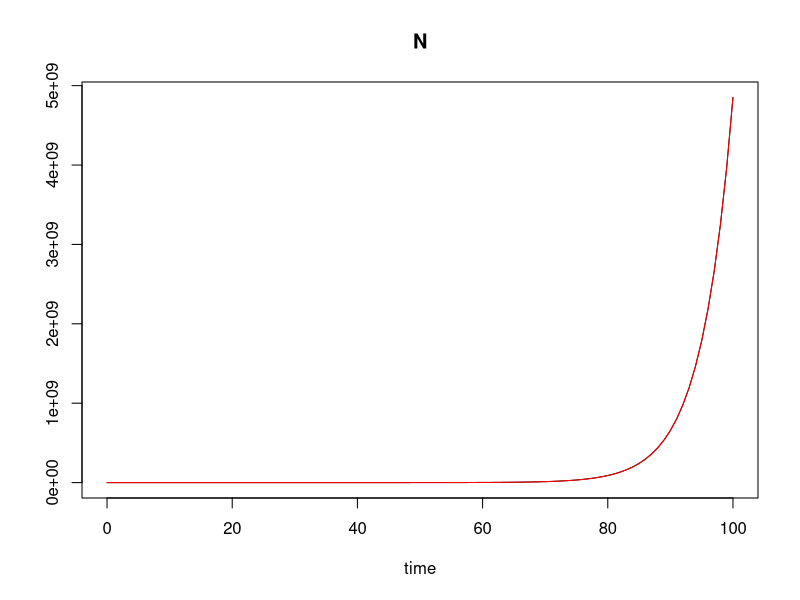
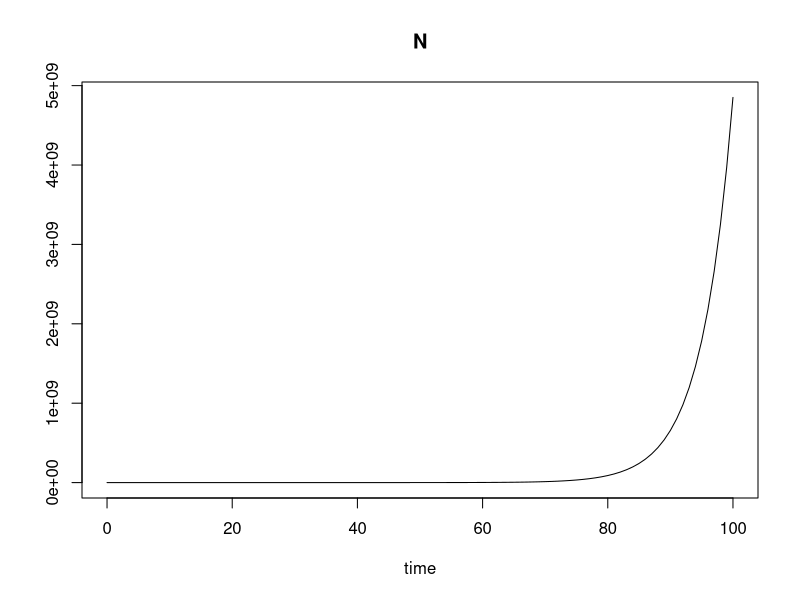
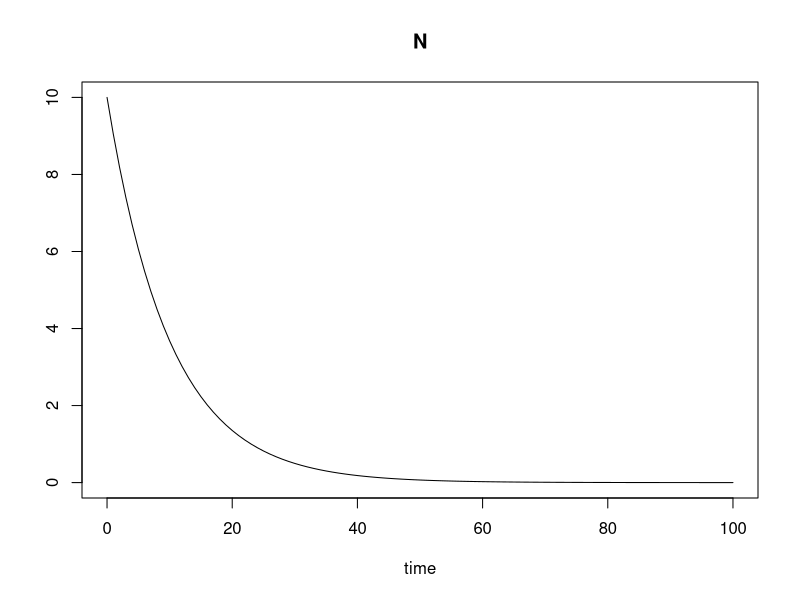
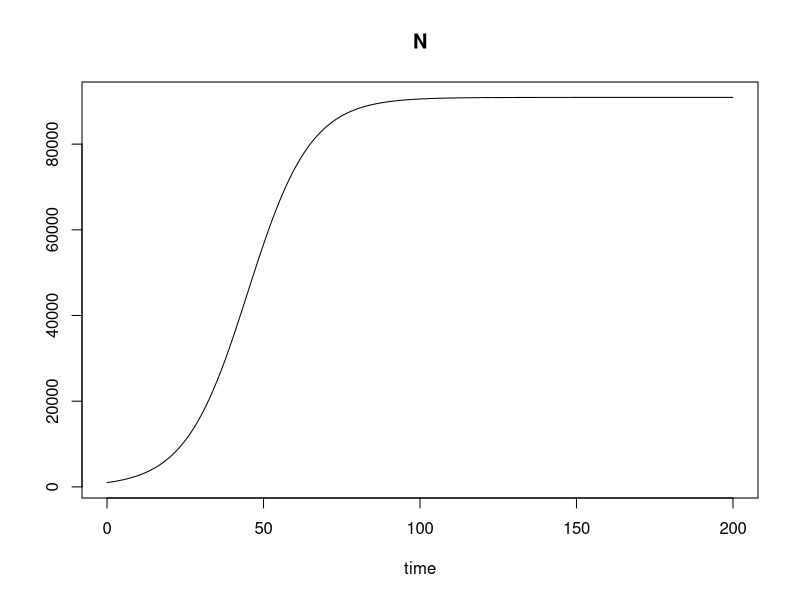
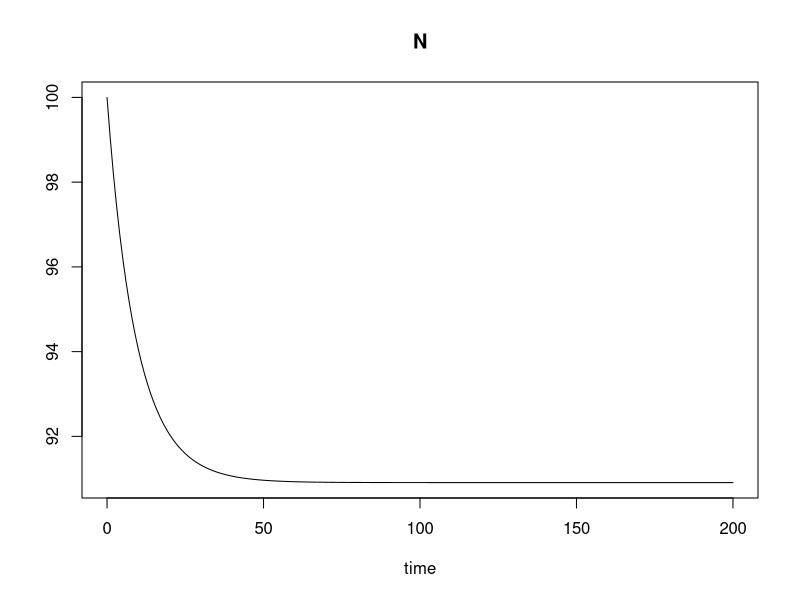
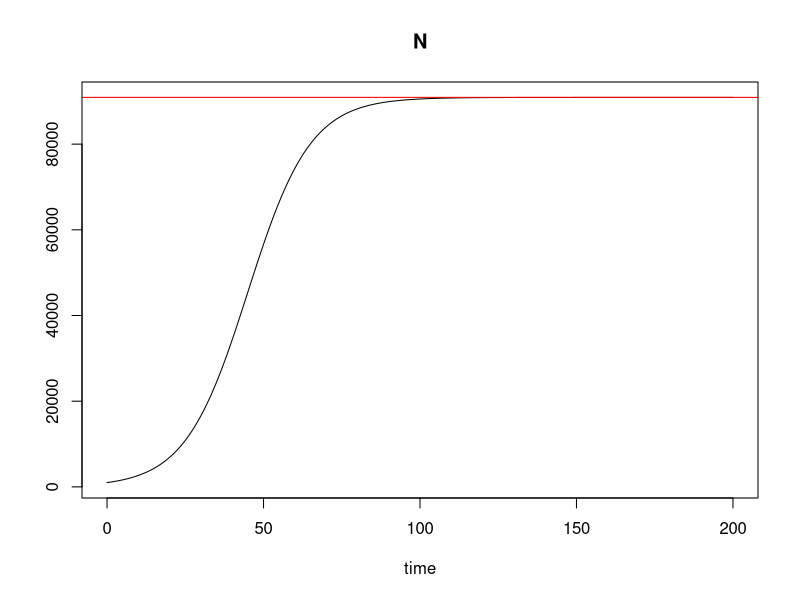

Recreate these plots in R, in order.
# BIOS 431 Emerging Infectious Diseases Lab 2 ----
# Justin Kim
# 09/13/2024


## Simulating a model in R ----

# Define Growth Model

exponential_growth = function (t, y, parameters){
  N = y[1];
  with(
    as.list(parameters),
    {
      dNdt = (b-d)*N
      res = c(dNdt)
      list(res)
    }
  )
}

# Load package
library(deSolve)

# Parameters

initials = c(N=10)
params = c(b = 0.3, d = 0.1)
t = 0:100

# Simulation

exp_grow_sim = lsoda(y = initials, times = t, parms = params, func = exponential_growth)

exp_grow_sim
plot(exp_grow_sim)
# abline(h = 2000000000)

# Model Check

N0 = 10
b = 0.3
d = 0.1
curve(N0*exp((b-d)*x), from = 0, to = 100, col = 'red', add = T)

## Question 1 ----

# Population that grows indefinitely
initials = c(N=10)
params = c(b = 0.3, d = 0.1)
t = 0:100

plot(exp_grow_sim)


# Population that crashes
initials = c(N=10)
params_crash = c(b = 0.3, d = 0.4)
t = 0:100

# To simulate the indefinite growth, the birth rate parameter should exceed the
# ... death rate parameter, and vice versa for for the crashing
crash_sim = lsoda(y = initials, times = t, parms = params_crash, func = exponential_growth)
plot(crash_sim)

## Question 2 ----

### a ----

# Change the dNdt parameter to reflect competition by introducing a*N and c*N
# ... which represent competition to simulate max birth/death rate by decreasing
# ... and increasing birth and death rate, respectively, as N increases.
logistic_growth = function (t, y, parameters){
  N = y[1];
  with(
    as.list(parameters),
    {
      dNdt = ((b-a*N)-(d+c*N))*N
      res = c(dNdt)
      list(res)
    }
  )
}

# Population that reaches stable positive value
initials_log_grow = c(N=1000)
params_logistic = c(a = 0.000001, b = 0.5, c = 0.0000001, d = 0.4)
t_log = 0:200

log_grow_sim = lsoda(y = initials_log_grow, times = t_log, parms = params_logistic, func = logistic_growth)
plot(log_grow_sim)

# Population that crashes to 0
initials_log_crash = c(N=100)
params_logistic_crash = c(a = 0.0001, b = 0.5, c = 0.001, d = 0.4)
t = 0:200

log_crash_sim = lsoda(y = initials_log_crash, times = t, parms = params_logistic_crash, func = logistic_growth)
plot(log_crash_sim)

### b ----

# N* = 90909.09, which we will round to 90910.
plot(log_grow_sim)
abline(h = 90910,col = 'red')

# The population's trajectory is limited by the equilibrium value, which is the
# ... carrying capacity. This carrying capacity is the function of the simulated
# ... competition. The equilibrium looks stable and would work for any other
# ... initial populations, given that the equilibrium depends only upon the
# ... max birth/death rates and the competition parameters (a and c).

### c ----

# If I varied c, while keeping the max birth and death rates constant, N* would
# ... be inversely proportional to c. This is because, N*, the carrying capacity
# ... , is the population at which the change in population becomes 0. In other
# ... words, (b-a*N)-(d+c*N) = 0. This means that N* = (b-d)/(c+a). Thus, if c
# ... increases, N* would decrease. If c decreases, N* would increase.
